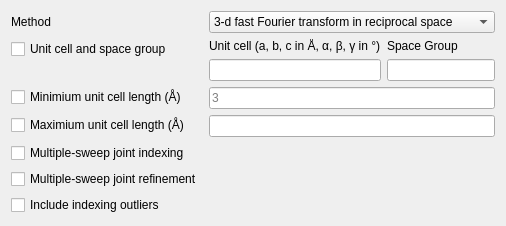
      <widget class="QWidget" name="xia2options_Indexing">
       <attribute name="title">
        <string>Indexing</string>
       </attribute>
       <layout class="QFormLayout" name="formLayout_2">
        <item row="0" column="1">
         <widget class="QComboBox" name="Index_method_comboBox">
          <property name="statusTip">
           <string>Select indexing algorithm.</string>
          </property>
          <item>
           <property name="text">
            <string>3-d fast Fourier transform in reciprocal space</string>
           </property>
          </item>
          <item>
           <property name="text">
            <string>1-d fast Fourier transforms in reciprocal space</string>
           </property>
          </item>
          <item>
           <property name="text">
            <string>Real space grid search</string>
           </property>
          </item>
          <item>
           <property name="text">
            <string>Low resolution spot match</string>
           </property>
          </item>
         </widget>
        </item>
        <item row="1" column="0">
         <widget class="QCheckBox" name="Index_UN_SG_checkBox">
          <property name="statusTip">
           <string>Known unit cell and space group.</string>
          </property>
          <property name="text">
           <string>Unit cell and space group</string>
          </property>
         </widget>
        </item>
        <item row="1" column="1">
         <layout class="QHBoxLayout" name="horizontalLayout_8">
          <item>
           <layout class="QVBoxLayout" name="verticalLayout_7">
            <item>
             <widget class="QLabel" name="Index_UN_label">
              <property name="text">
               <string>Unit cell (a, b, c in Å, α, β, γ in °)</string>
              </property>
              <property name="scaledContents">
               <bool>true</bool>
              </property>
             </widget>
            </item>
            <item>
             <widget class="QLineEdit" name="Index_UN_lineEdit">
              <property name="statusTip">
               <string>e.g. 5.1, 6.2, 7.3, 90, 95.1, 90</string>
              </property>
             </widget>
            </item>
           </layout>
          </item>
          <item>
           <layout class="QVBoxLayout" name="verticalLayout_8">
            <item>
             <widget class="QLabel" name="Index_SG_label">
              <property name="text">
               <string>Space Group</string>
              </property>
              <property name="scaledContents">
               <bool>true</bool>
              </property>
             </widget>
            </item>
            <item>
             <widget class="QLineEdit" name="Index_SG_lineEdit">
              <property name="statusTip">
               <string>e.g. P21/c</string>
              </property>
             </widget>
            </item>
           </layout>
          </item>
         </layout>
        </item>
        <item row="2" column="0">
         <widget class="QCheckBox" name="Index_minCell_checkBox">
          <property name="statusTip">
           <string>Minimum length of candidate unit cell basis vectors.</string>
          </property>
          <property name="text">
           <string>Minimium unit cell length (Å)</string>
          </property>
         </widget>
        </item>
        <item row="2" column="1">
         <widget class="QLineEdit" name="Index_minCell_lineEdit">
          <property name="statusTip">
           <string>e.g. 6.0 (default = 3)</string>
          </property>
          <property name="placeholderText">
           <string>3</string>
          </property>
         </widget>
        </item>
        <item row="3" column="0">
         <widget class="QCheckBox" name="Index_maxCell_checkBox">
          <property name="statusTip">
           <string>Maximum length of candidate unit cell basis vectors.</string>
          </property>
          <property name="text">
           <string>Maximium unit cell length (Å)</string>
          </property>
         </widget>
        </item>
        <item row="3" column="1">
         <widget class="QLineEdit" name="Index_maxCell_lineEdit">
          <property name="statusTip">
           <string>e.g. 30.0</string>
          </property>
         </widget>
        </item>
        <item row="4" column="0">
         <widget class="QCheckBox" name="Index_multiprocessing_checkBox">
          <property name="statusTip">
           <string>Index and process each run individually.</string>
          </property>
          <property name="text">
           <string>Multiple-sweep joint indexing</string>
          </property>
         </widget>
        </item>
        <item row="5" column="0">
         <widget class="QCheckBox" name="Index_multiprocessing_checkBox_2">
          <property name="statusTip">
           <string>Refine and process each run individually.</string>
          </property>
          <property name="text">
           <string>Multiple-sweep joint refinement</string>
          </property>
         </widget>
        </item>
        <item row="6" column="0">
         <widget class="QCheckBox" name="Index_outliers_checkBox">
          <property name="statusTip">
           <string>Include all reflections from spot finding, including outliers in reciprocal space.</string>
          </property>
          <property name="text">
           <string>Include indexing outliers</string>
          </property>
         </widget>
        </item>
        <item row="0" column="0">
         <widget class="QLabel" name="label_4">
          <property name="text">
           <string>Method</string>
          </property>
         </widget>
        </item>
       </layout>
      </widget>
